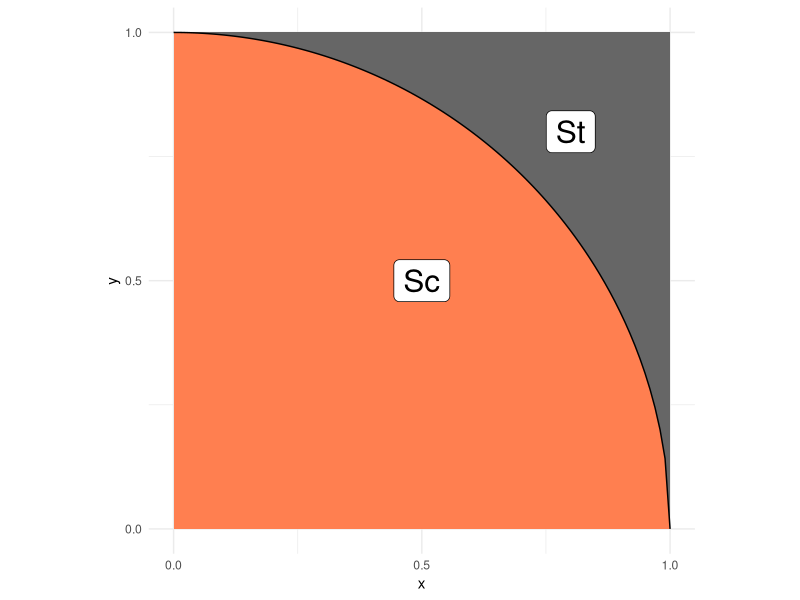
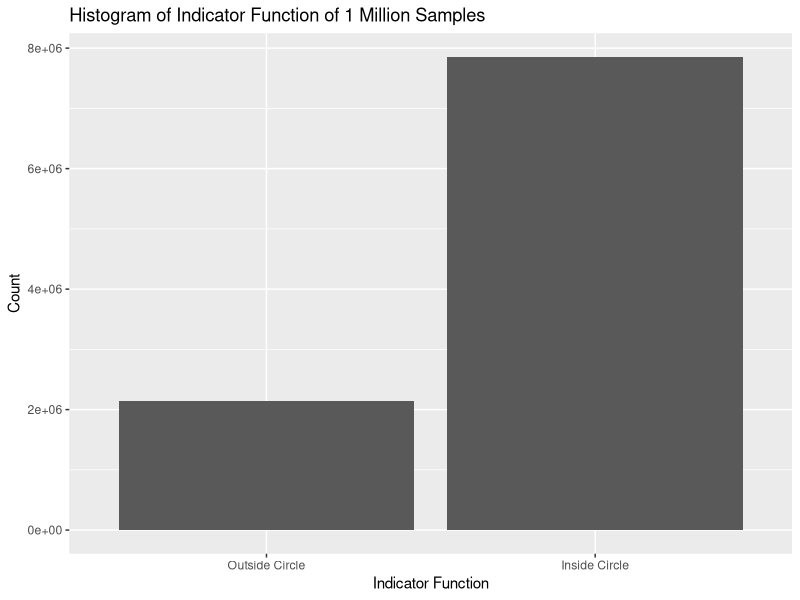

Here is the R script that generated these plots, in order:
## ---- chunk 1
library(tidyverse)
## ---- chunk 2
## NOTE: No need to edit; this visual helps explain the pi estimation scheme
tibble(x = seq(0, 1, length.out = 100)) %>%
  mutate(y = sqrt(1 - x^2)) %>%

  ggplot(aes(x, y)) +
  annotate(
    "rect",
    xmin = 0, ymin = 0, xmax = 1, ymax = 1,
    fill = "grey40",
    size = 1
  ) +
  geom_ribbon(aes(ymin = 0, ymax = y), fill = "coral") +
  geom_line() +
  annotate(
    "label",
    x = 0.5, y = 0.5, label = "Sc",
    size = 8
  ) +
  annotate(
    "label",
    x = 0.8, y = 0.8, label = "St",
    size = 8
  ) +
  scale_x_continuous(breaks = c(0, 1/2, 1)) +
  scale_y_continuous(breaks = c(0, 1/2, 1)) +
  theme_minimal() +
  coord_fixed()
## ---- chunk 3
## TASK: Choose a sample size and generate samples
n <- 1e7
set.seed(101)

df_q1 <- as.data.frame(
  tibble(
    x = runif(n),
    y = runif(n)
    ) %>% 
  mutate(dist = sqrt(x^2 + y^2)) %>% 
  mutate(stat = (dist < 1) * 4)
)
## ---- chunk 4
## TASK: Estimate pi using your data from q1
pi_est <- 
  df_q1 %>% 
  pull(stat) %>% 
  mean
pi_est
## ---- chunk 5
se <- 
  df_q1 %>% 
  pull(stat) %>% 
  sd/sqrt(n)
q99 <- qnorm(1 - (1 - 0.99) / 2)

lo <- mean(df_q1$stat) - q99 * se
hi <- mean(df_q1$stat) + q99 * se

lo
hi
between(pi, lo, hi)
## ---- chunk 6
## illustration of the CLT
df_q1 %>% 
  ggplot() +
  geom_histogram(aes(as.factor(stat)),stat = "count") +
  labs(
    title = "Histogram of Indicator Function of 1 Million Samples",
    x = "Indicator Function",
    y = "Count"
  ) +
  scale_x_discrete(labels = c("Outside Circle", "Inside Circle"))
